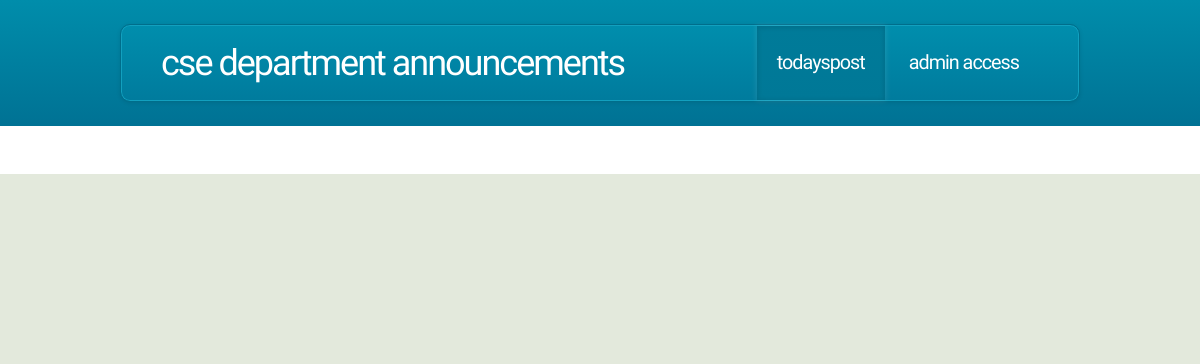
Before: /TodaysPost.php with the older database file.
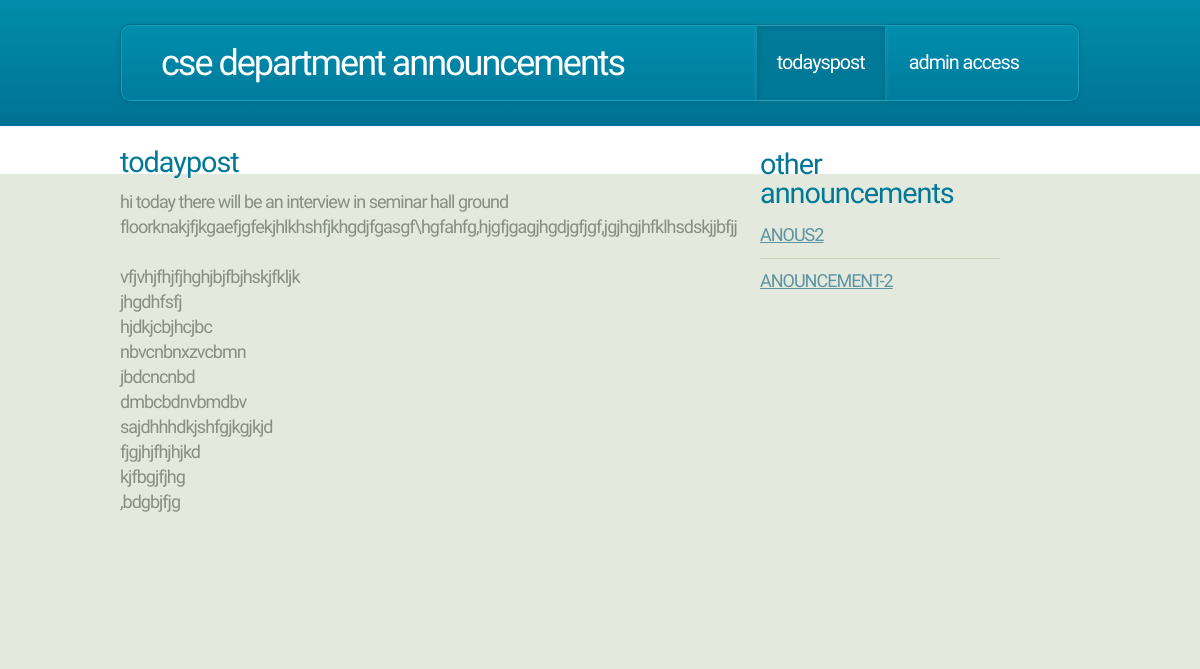
After: the same page with the newer database file.
### tables this page shows
CREATE TABLE `mp_pages` (
  `page_id` int(11) NOT NULL,
  `page_title` varchar(255) NOT NULL,
  `page_desc` text,
  `meta_keywords` varchar(255) DEFAULT NULL,
  `meta_desc` varchar(255) DEFAULT NULL,
  `sort_order` int(11) NOT NULL DEFAULT '0',
  `parent` varchar(255) NOT NULL DEFAULT '0',
  `status` enum('A','I') NOT NULL DEFAULT 'A',
  `page_alias` varchar(255) DEFAULT NULL
);

### libs/common_functions.php (called while the page is built, shortened)
<?php
function getHomeURL() {
    return HTTP_SERVER . SITE_DIR;
}
function easy_crypt($string) {
    return base64_encode($string . "_@#!@");
}
function getPageDetailsByName($pageAlias) {
    global $DB;
    $rs = array();
    $sql = "SELECT * FROM " . TABLE_PAGES . " WHERE 1 AND page_alias = :pname";
    try {
        $stmt = $DB->prepare($sql);
        $stmt->bindValue(":pname", $pageAlias);
        $stmt->execute();
        $results = $stmt->fetchAll();
    } catch (Exception $ex) {
        echo errorMessage($ex->getMessage());
    }
    if (count($results) > 0) {
       $rs =  $results[0];
    }
    return $rs;
}
?>

### libs/config.php (called while the page is built, shortened)
<?php
require_once("common_functions.php");
$currentPage = pathinfo($_SERVER['PHP_SELF'], PATHINFO_FILENAME);
?>

### TodaysPost.php (the view)
<?php
require("libs/config.php");
$pageDetails = getPageDetailsByName($currentPage);
include("header.php");
?>
<div class="row main-row">
    <div class="8u">
        <section class="left-content">
            <h2><?php echo stripslashes($pageDetails["page_title"]); ?></h2>
            <?php echo stripslashes($pageDetails["page_desc"]); ?>
        </section>
    </div>
	<?php include("sidebar.php"); ?>
</div>
<?php
include("footer.php");
?>

### header.php (shortened to what this page needs)
<!DOCTYPE HTML>
<html>
    <head>
    </head>
    <body>
        <div id="header-wrapper">
            <div class="container">
                <div class="row">
                    <div class="12u">
                        <header id="header">
                            <h1><a href="<?php echo getHomeURL(); ?>" id="logo"><?php echo SITE_NAME; ?></a></h1>
                            <nav id="nav">
							    <a href="TodaysPost.php" <?php echo ($currentPage == "TodaysPost") ? ' class="current-page-item"' : '' ?> >TodaysPost</a>
							   <a href="verfiy.php" target="_blank">Admin access</a>
                            </nav>
                        </header>
                    </div>
                </div>
            </div>
        </div>
        <div id="main">
            <div class="container"

### sidebar.php
<?php
$page_id = $pageDetails["page_id"];
if ($_GET["id"] <> "") {
    $sql = "SELECT * FROM " . TABLE_PAGES . " WHERE status = 'A' AND parent = :parent ORDER BY sort_order ASC";
    try {
        $stmt = $DB->prepare($sql);
        $stmt->bindValue(":parent", db_prepare_input($pageDetails["parent"]));
        $stmt->execute();
        $pagesResults = $stmt->fetchAll();
    } catch (Exception $ex) {
       echo errorMessage($ex->getMessage());
    }
} elseif ($page_id <> "") {
   $sql = "SELECT * FROM " . TABLE_PAGES . " WHERE status = 'A' AND parent = :parent ORDER BY sort_order ASC";
    try {
        $stmt = $DB->prepare($sql);
        $stmt->bindValue(":parent", db_prepare_input($page_id));
        $stmt->execute();
        $pagesResults = $stmt->fetchAll();
    } catch (Exception $ex) {
        echo errorMessage($ex->getMessage());
    }
}
?>
<div class="3u">
    <?php
    if (count($pagesResults) > 0) {
        ?>
        <section>
            <h2>OTHER ANNOUNCEMENTS</h2>
            <div>
                <div class="row">
                    <div class="12u">
                        <ul class="link-list">
                            <?php foreach ($pagesResults as $rs) { ?>
                                <li><a href="page.php?id=<?php echo easy_crypt($rs["page_alias"]); ?>"><?php echo stripslashes($rs["page_title"]); ?></a></li>
                            <?php } ?>
                        </ul>
                    </div>
                </div>
            </div>
        </section>
    <?php } ?>
</div>

Changed rows visible on the page:
added mp_pages: page_title "todaypost", page_desc "hi today there will be an interview in seminar hall ground floorknakjfjkgaefjgfekjhlkhshfjkhgdjfgasgf\\hgfahfg,hjgfjgagjhgdjgfjgf,jgjhgjhfklhsdskjjbfjj vfjvhjfhjfjhghjbjfbjhskjfkljk jhgdhfsfj hjdkjcbjhcjbc nbvcnbnxzvcbmn jbdcncnbd dmbcbdnvbmdbv sajdhhhdkjshfgjkgjkjd fjgjhjfhjhjkd kjfbgjfjhg ,bdgbjfjg"
added mp_pages: page_title "ANOUS2"
added mp_pages: page_title "ANOUNCEMENT-2"
Other visible differences:
text now shown: "other announcements"
